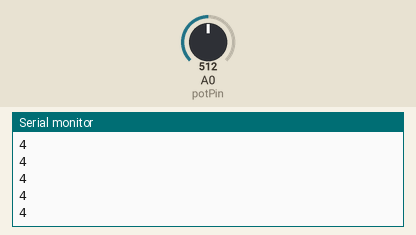
Simulated run of this sketch. Board: Arduino Uno, built with avr-gcc and run on an emulated ATmega328P. Shown: the last lines printed to the serial monitor. The test bench sets the inputs (shaded band); at power-on: A0 (potPin) = 512.

Above: at 1.2 s.
1.3 s: A0 (potPin) set to 716
At 2.3 s:
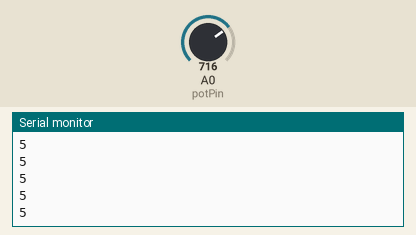
2.8 s: A0 (potPin) set to 900
At 3.6 s:
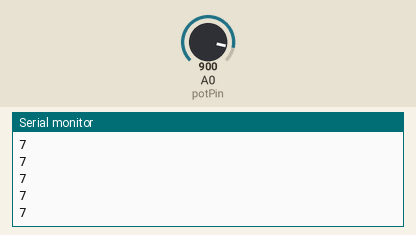
Timing chart, 0 to 5.8 s (numbered marks = the images above; inputs shaded):
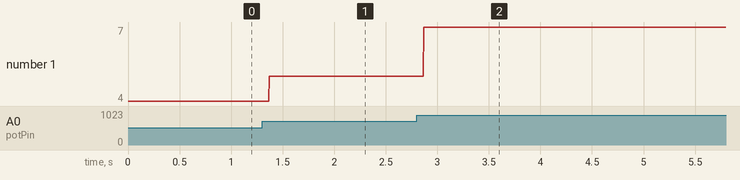

Measured:
- after the input at 1.3 s, the serial monitor: prints a new line after 0.07 s (image 1)
- after the input at 2.8 s, the serial monitor: prints a new line after 0.07 s (image 2)
- plotted number 1: 4 → 5 after the input at 1.3 s, 5 → 7 after the input at 2.8 s

The sketch:

volumeControl.ino
```cpp
int const potPin = A0;
int potVal;
int vol;


void setup() {
  // put your setup code here, to run once:
  Serial.begin(9600);

}

void loop() {
  // put your main code here, to run repeatedly:
  potVal = analogRead(potPin);
  vol = map(potVal,0,1023,0,8);
  Serial.println(vol);
}
```
